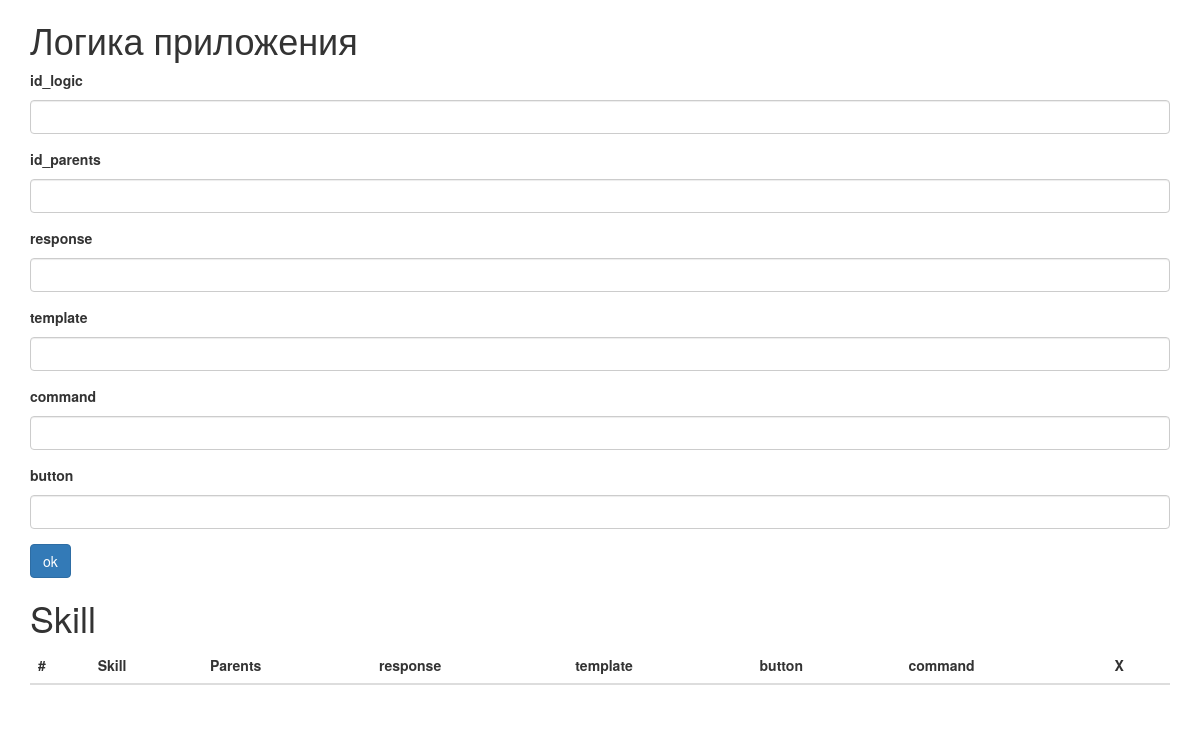
The page /info on the database as committed earlier.
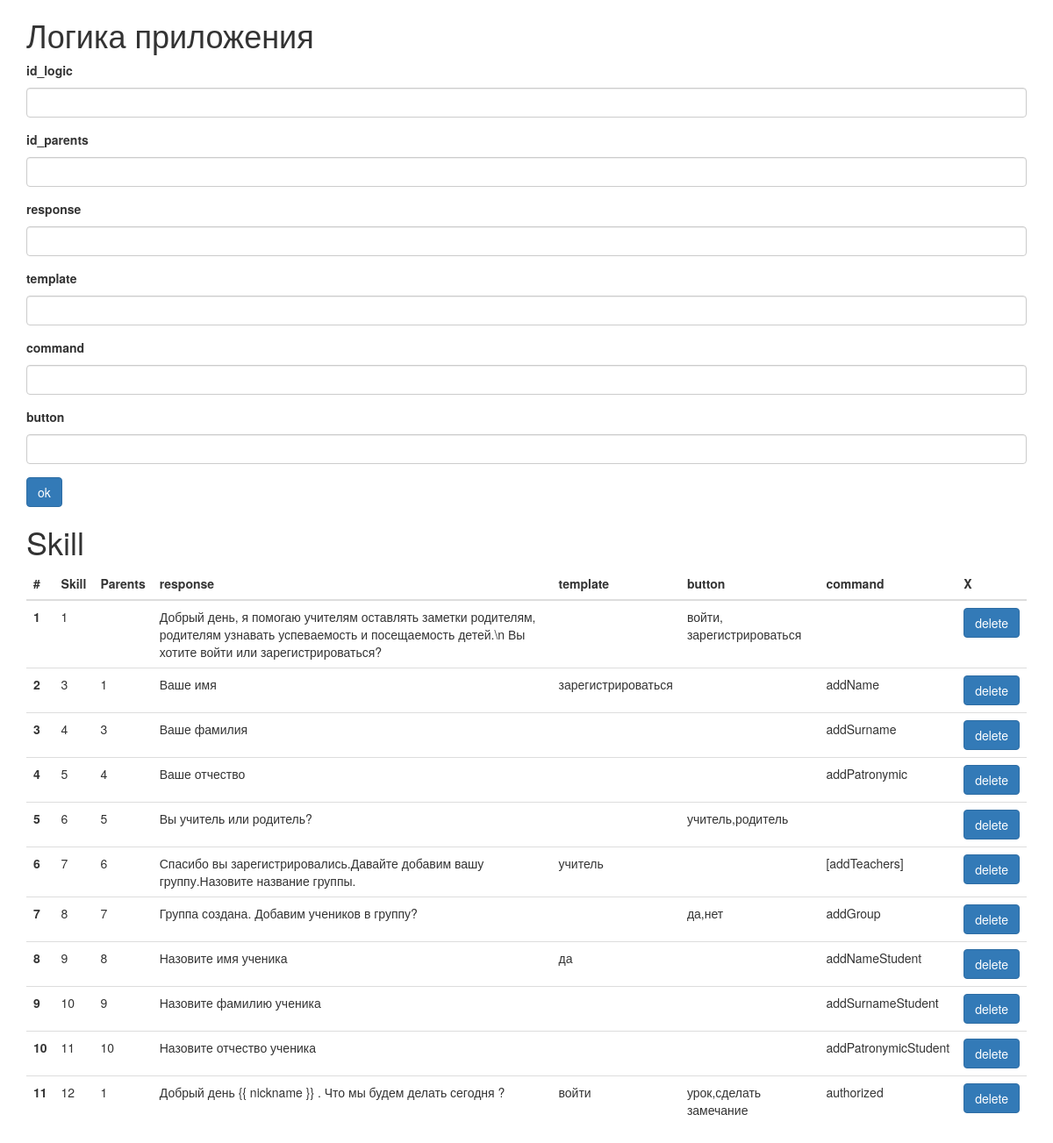
The same page on the database as committed later.
### app.py (models this page shows, shortened)
class Logic(db.Model):
    __tablename__ = 'logic_skill'
    id_logic = db.Column(db.Integer, primary_key=True)
    id_parents = db.Column(db.String(64))
    response = db.Column(db.String(256))
    template = db.Column(db.String(256))
    command = db.Column(db.String(256))
    button = db.Column(db.String(256))

### app.py (the view, shortened to what this page needs)
@app.route('/info', methods=['GET', 'POST'])
def info():
    form = FormAddSkill()
    delform = FormDeleteSkill()
    if request.form.get('id_del') != None:
        Logic.query.filter_by(id_logic=request.form.get('id_del')).delete()
        db.session.commit()
    elif request.form.get('id_parents') != None:
        skill = Logic(id_parents = request.form.get('id_parents'), response = request.form.get('response'),
                      template = request.form.get('template'), button = request.form.get('button'), command = request.form.get('command'))
        db.session.add(skill)
        db.session.commit()
    logic = Logic.query.all()
    logic = sorted(logic, key=lambda logic: logic.id_parents)
    rekurs_element = {}
    rekursia(logic,'',0,rekurs_element)
    logic = sorted(logic,key=lambda logic: rekurs_element[logic.id_logic])
    return render_template('info.html', title="Личный кабинет", logic=logic, form=form, delform=delform)

### forms.py
class FormAddSkill(Form):
    id_logic = StringField('id_logic')
    id_parents = StringField('id_parents')
    response = StringField('response', validators=[DataRequired()])
    template = StringField('template')
    button = StringField('button')
    command = StringField('command')
    submit = SubmitField('ok')

class FormDeleteSkill(Form):
    id_del = HiddenField('id_del')
    deletSub = SubmitField('delete')

### app.py (called while the page is built)
def rekursia(logic,id_parents,iterator,rekurs_element):
    for val in logic:
        if val.id_parents == str(id_parents) and  rekurs_element.get(val.id_logic,0) == 0:
            rekurs_element[val.id_logic] = len(rekurs_element);
            rekursia(logic,val.id_logic,len(rekurs_element),rekurs_element)

### templates/info.html (shortened to what this page needs)
{% extends 'bootstrap/base.html' %}
{% import "bootstrap/wtf.html" as wtf %}
{% block content %}
<div class="container">
    <h1>Логика приложения</h1>
    <form method="post" action="">
          <div class="form-group">
            <label for="exampleInputPassword1">{{ form.id_logic.label }} </label>
            {{ form.id_logic(size=20,class_="form-control") }}
          </div>
          <div class="form-group">
            <label for="exampleInputPassword1"> {{ form.id_parents.label }}</label>
            {{ form.id_parents(size=20,class_="form-control") }}
          </div>
        <div class="form-group">
            <label for="exampleInputPassword1">{{ form.response.label }} </label>
             {{ form.response(size=200,class_="form-control") }}
          </div>
         <div class="form-group">
            <label for="exampleInputPassword1">{{ form.template.label }}</label>
             {{ form.template(size=200,class_="form-control") }}
          </div>
        <div class="form-group">
            <label for="exampleInputPassword1">{{ form.command.label }}</label>
             {{ form.command(size=200,class_="form-control") }}
          </div>
           <div class="form-group">
            <label for="exampleInputPassword1">{{ form.button.label }}</label>
             {{ form.button(size=200,class_="form-control") }}
          </div>
         {{ form.submit(class_="btn btn-primary") }}
    </form>
    <h1>Skill</h1>
     <table class="table table-sm">
     <thead>
        <tr>
            <th scope="col">#</th>
            <th scope="col">Skill</th>
            <th scope="col">Parents</th>
            <th scope="col">response</th>
            <th scope="col">template</th>
            <th scope="col">button</th>
            <th scope="col">command</th>
            <th scope="col">X</th>
        </tr>
     </thead>
         {% for log in logic %}
             <tr>
                  <th scope="row">{{ loop.index }}</th>
                  <td>{{ log.id_logic }}</td>
                  <td>{{ log.id_parents }}</td>
                  <td>{{ log.response }}</td>
                  <td>{{ log.template }}</td>
                  <td>{{ log.button }}</td>
                  <td>{{ log.command }}</td>
                  <td>
                       <form method="post" action="">
                           {{ delform.deletSub(class_="btn btn-primary") }}
                       </form>
                  </td>
             </tr>
         {% endfor %}
     </table>
</div>
{% endblock %}

Rows that differ between the two databases and show on the page:
added Logic: id_logic "1", response "Добрый день, я помогаю учителям оставлять заметки родителям, родителям узнавать успеваемость и посещаемость детей.\\n Вы хотите войти или зарегистрироваться?", button "войти, зарегистрироваться"
added Logic: id_logic "3", id_parents "1", response "Ваше имя", template "зарегистрироваться", command "addName"
added Logic: id_logic "4", id_parents "3", response "Ваше фамилия", command "addSurname"
added Logic: id_logic "5", id_parents "4", response "Ваше отчество", command "addPatronymic"
added Logic: id_logic "6", id_parents "5", response "Вы учитель или родитель?", button "учитель,родитель"
added Logic: id_logic "7", id_parents "6", response "Спасибо вы зарегистрировались.Давайте добавим вашу группу.Назовите название группы.", template "учитель", command "[addTeachers]"
added Logic: id_logic "8", id_parents "7", response "Группа создана. Добавим учеников в группу?", button "да,нет", command "addGroup"
added Logic: id_logic "9", id_parents "8", response "Назовите имя ученика", template "да", command "addNameStudent"
added Logic: id_logic "10", id_parents "9", response "Назовите фамилию ученика", command "addSurnameStudent"
added Logic: id_logic "11", id_parents "10", response "Назовите отчество ученика", command "addPatronymicStudent"
added Logic: id_logic "12", id_parents "1", response "Добрый день {{ nickname }} . Что мы будем делать сегодня ?", template "войти", button "урок,сделать замечание", command "authorized"
